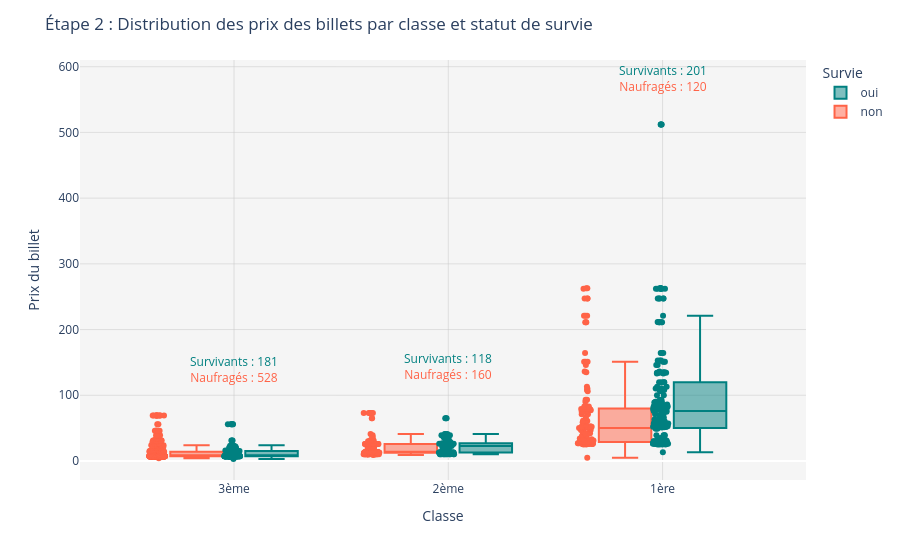

Here is the notebook cell this chart was saved with:
### Markdown cell above
### 3.2. Boxplot per Class

### Code cell
df_survivors_class = df_passengers.groupby(['class', 'survived']).size().unstack(fill_value=0)
df_survivors_class = df_survivors_class.reset_index()

# Boxplot par classe
fig = px.box(
    df_passengers,
    x='class',
    y='fare',
    color='survived',
    points='all',
    labels={
        'class': 'Classe',
        'fare': 'Prix du billet',
        'survived': 'Survie',
    },
    color_discrete_map={'non': 'tomato', 'oui': 'teal'}
)

# Light Background Theme
fig.update_layout(
    plot_bgcolor=LIGHT_GRAY_BG,
    paper_bgcolor=WHITE_BG,
    xaxis=dict(showgrid=True, gridcolor=GRAY_GRID),
    yaxis=dict(showgrid=True, gridcolor=GRAY_GRID),
    legend=dict(traceorder='reversed'),
    title="Étape 2 : Distribution des prix des billets par classe et statut de survie"
)

BOTTOM_MARGIN = 70

# Afficher le nombre de survivants et de naufragés pour chaque classe
for i, row in df_survivors_class.iterrows():
    fig.add_annotation(
        x=row['class'],
        y=df_passengers[df_passengers['class'] == row['class']]['fare'].max() + BOTTOM_MARGIN,
        text=f"<span style='color:{SURVIVOR_COLOR}'>Survivants : {row['oui']}</span><br><span style='color:{NON_SURVIVOR_COLOR}'>Naufragés : {row['non']}</span>",
        showarrow=False,
        font=dict(size=12),
        align='center'
    )

fig.show()

### Figure 1 — Plotly figure (JSON) as saved in the notebook; plotly's stock layout.template omitted (floating-point values rounded to 4 significant figures; data arrays with more than 128 entries replaced by an {"elided": "..."} marker saying what was removed)
{"data": [{"alignmentgroup": "True", "boxpoints": "all", "hovertemplate": "Survie=non<br>Classe=%{x}<br>Prix du billet=%{y}<extra></extra>", "legendgroup": "non", "marker": {"color": "tomato"}, "name": "non", "notched": false, "offsetgroup": "non", "orientation": "v", "showlegend": true, "type": "box", "x": {"elided": "808 str values"}, "x0": " ", "xaxis": "x", "y": {"elided": "808 float values"}, "y0": " ", "yaxis": "y"}, {"alignmentgroup": "True", "boxpoints": "all", "hovertemplate": "Survie=oui<br>Classe=%{x}<br>Prix du billet=%{y}<extra></extra>", "legendgroup": "oui", "marker": {"color": "teal"}, "name": "oui", "notched": false, "offsetgroup": "oui", "orientation": "v", "showlegend": true, "type": "box", "x": {"elided": "500 str values"}, "x0": " ", "xaxis": "x", "y": {"elided": "500 float values"}, "y0": " ", "yaxis": "y"}], "layout": {"annotations": [{"align": "center", "font": {"size": 12}, "showarrow": false, "text": "<span style='color:teal'>Survivants : 201</span><br><span style='color:tomato'>Naufragés : 120</span>", "x": "1ère", "y": 582.1}, {"align": "center", "font": {"size": 12}, "showarrow": false, "text": "<span style='color:teal'>Survivants : 118</span><br><span style='color:tomato'>Naufragés : 160</span>", "x": "2ème", "y": 143.1}, {"align": "center", "font": {"size": 12}, "showarrow": false, "text": "<span style='color:teal'>Survivants : 181</span><br><span style='color:tomato'>Naufragés : 528</span>", "x": "3ème", "y": 139.1}], "boxmode": "group", "legend": {"title": {"text": "Survie"}, "tracegroupgap": 0, "traceorder": "reversed"}, "margin": {"t": 60}, "paper_bgcolor": "rgba(255, 255, 255, 1)", "plot_bgcolor": "rgba(245, 245, 245, 1)", "title": {"text": "Étape 2 : Distribution des prix des billets par classe et statut de survie"}, "xaxis": {"anchor": "y", "domain": [0, 1], "gridcolor": "rgba(200, 200, 200, 0.5)", "showgrid": true, "title": {"text": "Classe"}}, "yaxis": {"anchor": "x", "domain": [0, 1], "gridcolor": "rgba(200, 200, 200, 0.5)", "showgrid": true, "title": {"text": "Prix du billet"}}}}
